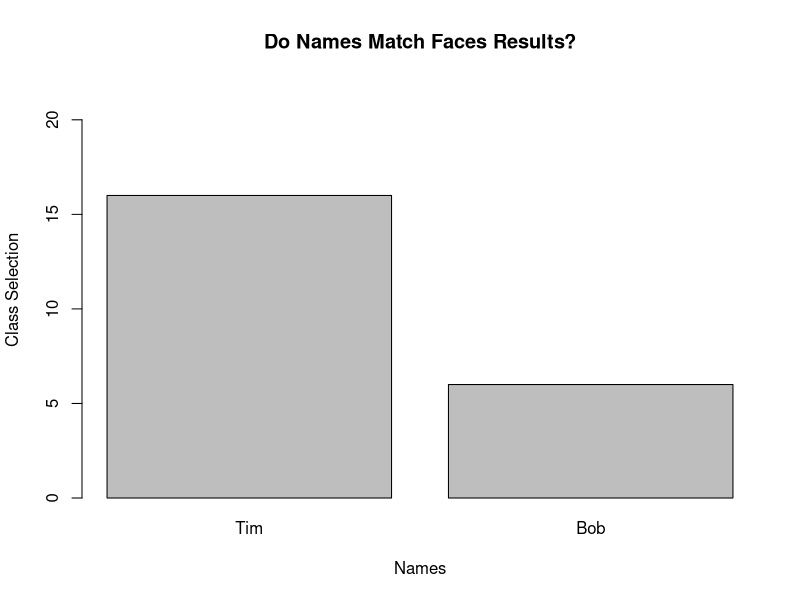
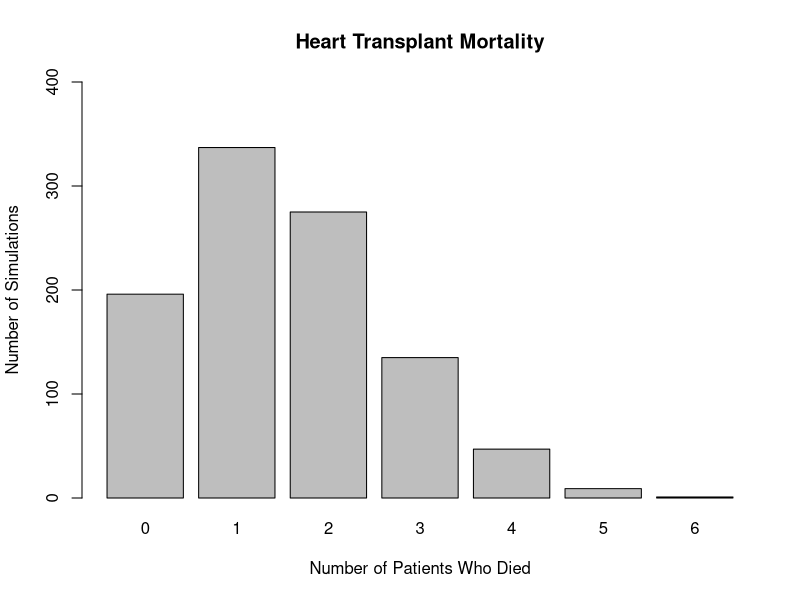

Write R code to recreate these figures, in order.
## ---- chunk 1
#Create a bar graph, where 16 students chose goatee man out of 22 students.
H <- c(16,6)
barplot(H, main="Do Names Match Faces Results?", xlab="Names", ylab="Class Selection", names.arg=c("Tim","Bob"),
border="black",ylim = c(0, 22))

## ---- chunk 2
#This code is used to compute the p-value.
Pval <- (1-pbinom(15,22,.5))
## ---- chunk 3
#Create a random sample to determine the number of people who would live with a benchmark of 15%
sample(0:1, 10, replace=TRUE, prob=c(0.85,0.15))  
heartDATA <-rbinom(1000, 10, .15)
sum(heartDATA>4)

#Create a bar graph with a sample size of 1000.
barplot(xtabs(~heartDATA), ylim=c(0,400), main="Heart Transplant Mortality", xlab="Number of Patients Who Died", ylab="Number of Simulations")
## ---- chunk 4
#Compute the number of times when 8 or more patients died.
heartDATA[heartDATA>=8]
## ---- chunk 5
#Compute the p-value.
Pval1 <- 1-pbinom(7,10,.15)
## ---- chunk 6
#Create four different methods to compute the p-value.
pbinom(2,10,.85)
## ---- chunk 7
#This code is used to create a random sample with a sample size 1000.
sample(0:1, 361, replace=TRUE, prob=c(0.15,0.85))  
heartDATA <-rbinom(1000, 361, .15)
HD <-sum(heartDATA>=71)
## ---- chunk 8
sessionInfo()
